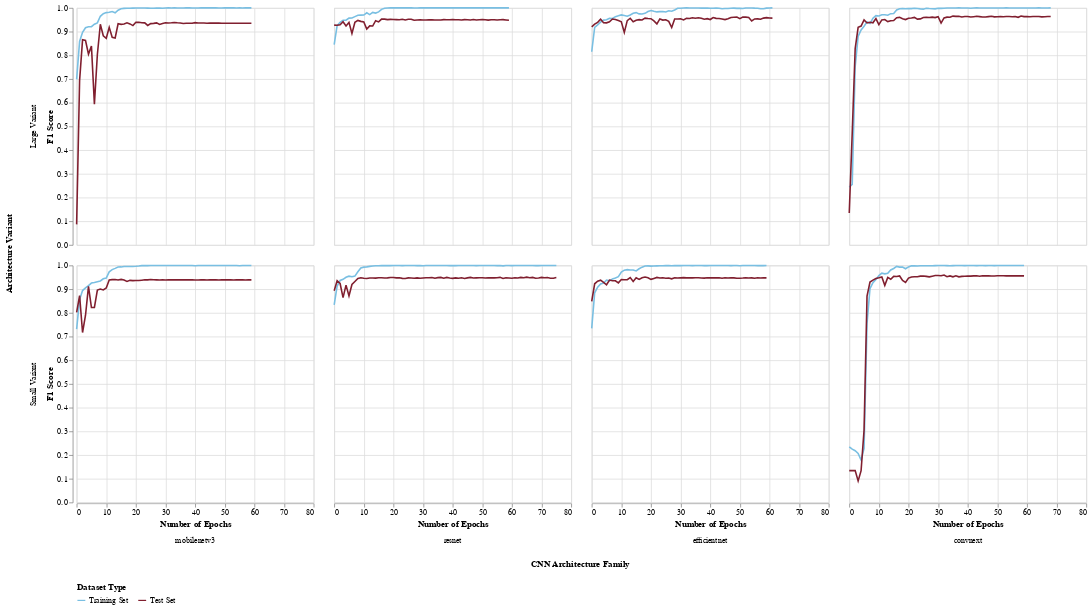

The notebook cell this image was saved under:
### Code cell
family_sort = ['mobilenetv3', 'resnet', 'efficientnet', 'convnext']

line_chart = alt.Chart(history_df).mark_line().encode(
    x = alt.X('epoch_num:Q', title='Number of Epochs'),
    y = alt.Y('f1_score:Q', title='F1 Score'),
    color = alt.Color('dataset_type:N', legend=alt.Legend(orient='bottom', direction='horizontal', labelExpr="datum.label == 'train' ? 'Training Set' : 'Test Set'"), title='Dataset Type', scale=alt.Scale(range=["#79BFE2", "#801F2F"]))
).transform_filter(
    alt.datum.dataset_config == 'config1'
).facet(
    column = alt.Column('arch_family', sort=family_sort, title='CNN Architecture Family', header=alt.Header(titleOrient="bottom", labelOrient="bottom")),
    row = alt.Row('arch_variant:O', title='Architecture Variant')
)

line_chart

### Figure 1 — Vega-Lite specification as saved in the notebook (floating-point values rounded to 4 significant figures; data arrays with more than 128 entries replaced by an {"elided": "..."} marker saying what was removed)
{"config": {"view": {"continuousWidth": 300, "continuousHeight": 300}}, "data": {"name": "data-85f2f64bd39bcdb89cc14fab89410c10"}, "facet": {"column": {"field": "arch_family", "header": {"labelOrient": "bottom", "titleOrient": "bottom"}, "sort": ["mobilenetv3", "resnet", "efficientnet", "convnext"], "title": "CNN Architecture Family", "type": "nominal"}, "row": {"field": "arch_variant", "title": "Architecture Variant", "type": "ordinal"}}, "spec": {"mark": {"type": "line"}, "encoding": {"color": {"field": "dataset_type", "legend": {"direction": "horizontal", "labelExpr": "datum.label == 'train' ? 'Training Set' : 'Test Set'", "orient": "bottom"}, "scale": {"range": ["#79BFE2", "#801F2F"]}, "title": "Dataset Type", "type": "nominal"}, "x": {"field": "epoch_num", "title": "Number of Epochs", "type": "quantitative"}, "y": {"field": "f1_score", "title": "F1 Score", "type": "quantitative"}}, "transform": [{"filter": "(datum.dataset_config === 'config1')"}]}, "$schema": "https://vega.github.io/schema/vega-lite/v5.20.1.json", "datasets": {"data-85f2f64bd39bcdb89cc14fab89410c10": {"elided": "1258 records"}}}
